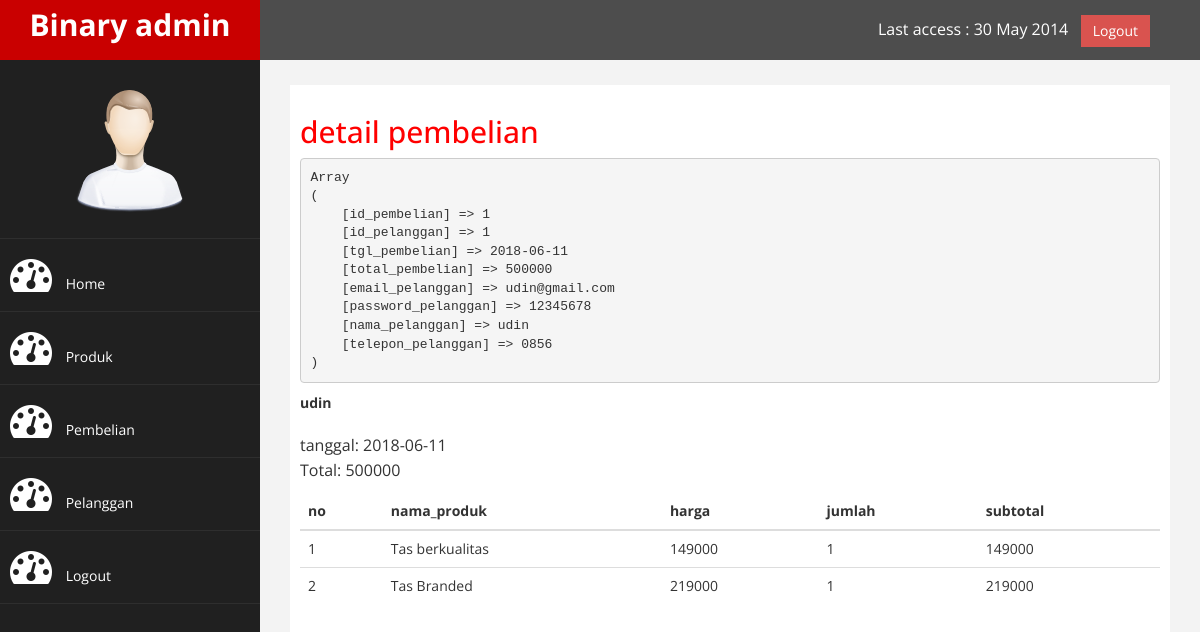
The app's page /admin/index.php?halaman=detail&id=1 (signed in) with its own data.
### tables this page shows
CREATE TABLE `pembelian` (
  `id_pembelian` int(11) NOT NULL,
  `id_pelanggan` int(11) NOT NULL,
  `tgl_pembelian` date NOT NULL,
  `total_pembelian` int(11) NOT NULL
);

CREATE TABLE `pelanggan` (
  `id_pelanggan` int(11) NOT NULL,
  `email_pelanggan` varchar(30) NOT NULL,
  `password_pelanggan` varchar(30) NOT NULL,
  `nama_pelanggan` varchar(30) NOT NULL,
  `telepon_pelanggan` varchar(30) NOT NULL
);

CREATE TABLE `pembelian_produk` (
  `id_pembelian_produk` int(11) NOT NULL,
  `id_pembelian` int(11) NOT NULL,
  `id_produk` int(11) NOT NULL,
  `jumlah` int(11) NOT NULL
);

CREATE TABLE `produk` (
  `id_produk` int(11) NOT NULL,
  `nama_produk` varchar(50) NOT NULL,
  `harga_produk` int(11) NOT NULL,
  `berat_produk` int(11) NOT NULL,
  `foto_produk` varchar(50) NOT NULL,
  `deskripsi_produk` text NOT NULL
);

### admin/detail.php (the view)
<h2>detail pembelian</h2>
<?php
$ambil = $koneksi->query("SELECT * FROM pembelian JOIN pelanggan ON pembelian.id_pelanggan=pelanggan.id_pelanggan WHERE pembelian.id_pembelian='$_GET[id]'");
$detail = $ambil->fetch_assoc();
 ?>
 <pre><?php print_r($detail); ?></pre>
 <strong><?php echo $detail['nama_pelanggan']; ?></strong> <br>
 <p>
 	tanggal: <?php echo $detail['tgl_pembelian']; ?> <br>
 	Total: <?php echo $detail['total_pembelian']; ?>
 </p>
<table class = table table-bordered>
	<thead>
		<tr>
			<th>no</th>
			<th>nama_produk</th>
			<th>harga</th>
			<th>jumlah</th>
			<th>subtotal</th>
		</tr>
	</thead>
	 <tbody>
	 	<?php $nomor=1; ?>
	 	<?php $ambil = $koneksi->query("SELECT * FROM pembelian_produk JOIN produk ON pembelian_produk.id_produk=produk.id_produk WHERE pembelian_produk.id_pembelian='$_GET[id]'"); ?>
	 	<?php while($pecah=$ambil->fetch_assoc()) { ?>
	 	<tr>
	 		<td><?php echo $nomor; ?></td>
	 		<td><?php echo $pecah['nama_produk']; ?></td>
	 		<td><?php echo $pecah['harga_produk']; ?></td>
	 		<td><?php echo $pecah['jumlah']; ?></td>
	 		<td>
	 			<?php echo $pecah['harga_produk'] * $pecah['jumlah']; ?>
	 		</td>
	 	</tr>
	 	<?php $nomor++; ?>
	 <?php } ?>
	 </tbody>
</table>

### admin/index.php (shortened to what this page needs)
<?php
   $koneksi = new mysqli("localhost", "root", "", "e-commerce");
 ?>
<!DOCTYPE html>
<html xmlns="http://www.w3.org/1999/xhtml">
<head>
    <link href="assets/css/bootstrap.css" rel="stylesheet" />
    <link href="assets/css/font-awesome.css" rel="stylesheet" />
    <link href="assets/js/morris/morris-0.4.3.min.css" rel="stylesheet" />
    <link href="assets/css/custom.css" rel="stylesheet" />
</head>
<body>
    <div id="wrapper">
        <nav class="navbar navbar-default navbar-cls-top " role="navigation" style="margin-bottom: 0">
            <div class="navbar-header">
                <a class="navbar-brand" href="index.html">Binary admin</a>
            </div>
  <div style="color: white;
padding: 15px 50px 5px 50px;
float: right;
font-size: 16px;"> Last access : 30 May 2014 &nbsp; <a href="login.html" class="btn btn-danger square-btn-adjust">Logout</a> </div>
        </nav>
                <nav class="navbar-default navbar-side" role="navigation">
            <div class="sidebar-collapse">
                <ul class="nav" id="main-menu">
				<li class="text-center">
                    <img src="assets/img/find_user.png" class="user-image img-responsive"/>
					</li>
                    <li><a  href="index.php"><i class="fa fa-dashboard fa-3x"></i> Home</a></li>
                    <li><a  href="index.php?halaman=produk"><i class="fa fa-dashboard fa-3x"></i> Produk</a></li>
                    <li><a  href="index.php?halaman=pembelian"><i class="fa fa-dashboard fa-3x"></i> Pembelian</a></li>
                    <li><a  href="index.php?halaman=pelanggan"><i class="fa fa-dashboard fa-3x"></i> Pelanggan</a></li>
                    <li><a  href="index.php?halaman=logout"><i class="fa fa-dashboard fa-3x"></i> Logout</a></li>
                </ul>
            </div>
        </nav>
        <div id="page-wrapper" >
            <div id="page-inner">
                <?php
                if (isset($_GET['halaman']))
                {
                    if ($_GET['halaman']=="produk")
                    {
                        include 'produk.php';
                    }
                    elseif ($_GET['halaman']=="pembelian")
                    {
                        include 'pembelian.php';
                    }
                    elseif ($_GET['halaman']=="pelanggan")
                    {
                        include 'pelanggan.php';
                    }
                    elseif ($_GET['halaman']=="logout")
                    {
                        include 'logout.php';
                    }
                    elseif ($_GET['halaman']=="detail") {
                        include 'detail.php';
                    }
                    elseif ($_GET['halaman']=="tambahproduk") {
                        include 'tambahproduk.php';
                    }
                    elseif ($_GET['halaman']=="tambahpelanggan") {
                        include 'tambahpelanggan.php';
                    }
                    elseif ($_GET['halaman']=="hapusproduk") {
                        include 'hapusproduk.php';
                    }
                    elseif ($_GET['halaman']=="ubahproduk") {
                        include 'ubahproduk.php';
                    }
                    elseif ($_GET['halaman']=="logout") {
                        include 'logout.php';
                    }
                }
                else{
                    include 'home.php';
                }
                ?>
            </div>
            </div>
        </div>
</body>
</html>

### admin/assets/css/custom.css (style rules this page uses)
body { font-family: 'Open Sans', sans-serif; }
#wrapper { width: 100%; background:#202020; }
#page-wrapper { padding: 15px 15px; min-height: 600px; background:#F3F3F3; }
#page-inner { width:100%; margin:10px 20px 10px 0px; background-color:#fff!important; padding:10px; min-height:1200px; }
.text-center { text-align:center; }
h2 { color: #f00; }
.square-btn-adjust { border: 0px solid transparent; -webkit-border-radius: 0px; -moz-border-radius: 0px; border-radius: 0px; }
p { font-size:16px; line-height:25px; padding-top:20px; }
.user-image { margin: 25px auto; -webkit-border-radius: 10px; -moz-border-radius: 10px; border-radius: 10px; max-height:170px; max-width:170px; }
.navbar-cls-top .navbar-brand { color: #fff; background: #C90000; width: 260px; text-align: center; height: 60px; font-size: 30px; font-weight: 700; }
.sidebar-collapse , .sidebar-collapse .nav { background:none; }
.sidebar-collapse .nav { padding:0; }
.sidebar-collapse .nav > li > a { color:#fff; background:#202020; text-shadow:none; }
.sidebar-collapse > .nav > li > a { padding:15px 10px; }
.sidebar-collapse > .nav > li { border-bottom: 1px solid rgba(107, 108, 109, 0.19); }
.navbar-side { border:none; background-color: #202020; }
.navbar-cls-top { background:#4D4D4D; border-bottom:none; }
.navbar-default { border:0px solid black; }
.navbar-header { background: #A70303; }
.nav > li > a > i { margin-right:10px; }
@media (min-width:768px) { #page-wrapper { margin: 0 0 0 260px; padding: 15px 30px; min-height: 1200px; } }
@media (min-width:768px) { .navbar-side { z-index: 1; position: absolute; width: 260px; } }
@media (min-width:768px) { .navbar { border-radius: 0px; } }

### records on screen
pembelian: id_pelanggan.nama_pelanggan "udin", tgl_pembelian "2018-06-11", total_pembelian "500000"
pembelian_produk: id_produk.nama_produk "Tas berkualitas", id_produk.harga_produk "149000", jumlah "1", $pecah['harga_produk']*$pecah['jumlah'] "149000"
pembelian_produk: id_produk.nama_produk "Tas Branded", id_produk.harga_produk "219000", jumlah "1", $pecah['harga_produk']*$pecah['jumlah'] "219000"
